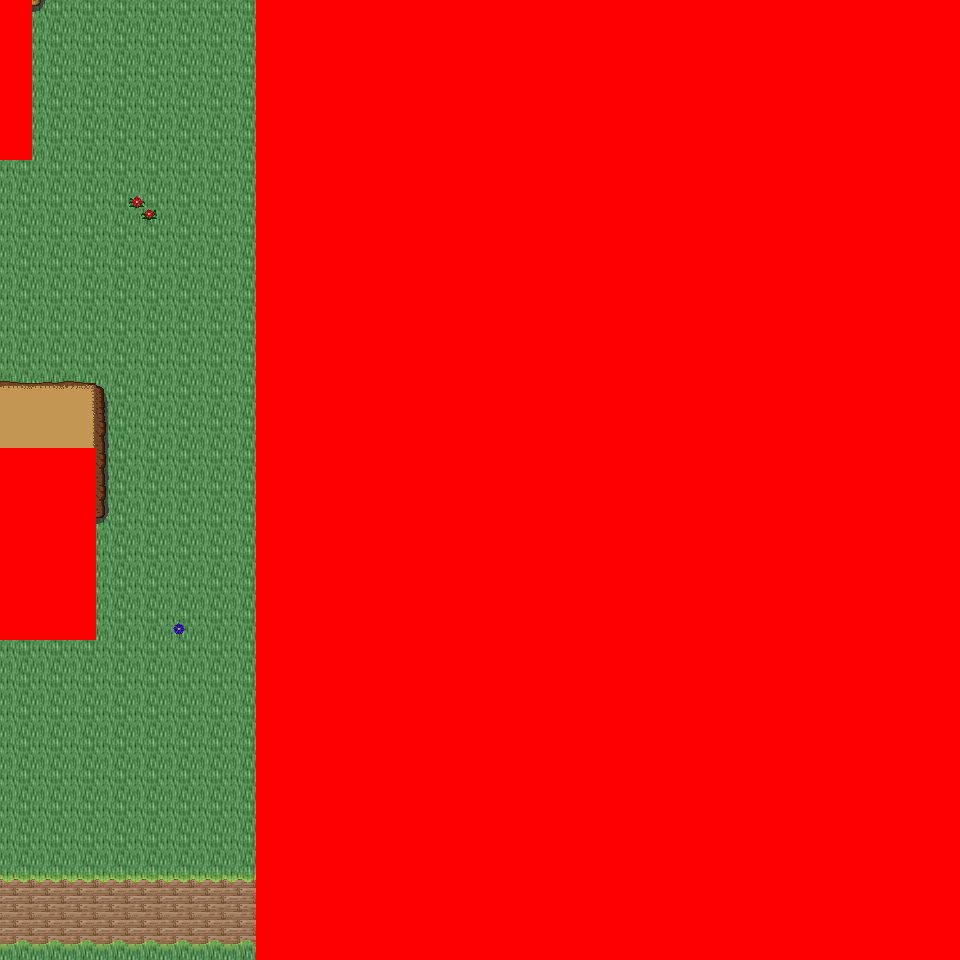

A 2D game scene composited from a Tiled map and its tileset images. What follows is a short description and the map's XML, with each tile layer's data collapsed to a summary:
An orthogonal 30x30 tile map with 32x32 px tiles, 6 tile layers (Ground, Object, Object2, Above, ...), 37 tilesets and 4 objects (4x mapchange).

<map version="1.0" orientation="orthogonal" renderorder="right-down" width="30" height="30" tilewidth="32" tileheight="32" nextobjectid="5">
  <tileset firstgid="1" name="tileset_logic_collision" tilewidth="32" tileheight="32" tilecount="1" columns="1">
    <image source="../drawable/tileset_logic_collision.png" width="32" height="32" />
  </tileset>
  <tileset firstgid="2" name="tileset_ground_ground" tilewidth="32" tileheight="32" tilecount="33" columns="3">
    <image source="../drawable/tileset_ground_ground.png" width="96" height="352" />
  </tileset>
  <tileset firstgid="35" name="tileset_building_castle" tilewidth="32" tileheight="32" tilecount="320" columns="20">
    <image source="../drawable/tileset_building_castle.png" width="640" height="512" />
  </tileset>
  <tileset firstgid="355" name="tileset_item_weapon_cannon" tilewidth="32" tileheight="32" tilecount="12" columns="3">
    <image source="../drawable/tileset_item_weapon_cannon.png" width="96" height="128" />
  </tileset>
  <tileset firstgid="367" name="tileset_item_pot_barrels_1" tilewidth="32" tileheight="32" tilecount="8" columns="4">
    <image source="../drawable/tileset_item_pot_barrels_1.png" width="128" height="64" />
  </tileset>
  <tileset firstgid="375" name="tileset_ground_water_pool" tilewidth="32" tileheight="32" tilecount="72" columns="3">
    <image source="../drawable/tileset_ground_water_pool.png" width="96" height="768" />
  </tileset>
  <tileset firstgid="447" name="tileset_ground_earth_edges" tilewidth="32" tileheight="32" tilecount="18" columns="6">
    <image source="../drawable/tileset_ground_earth_edges.png" width="192" height="96" />
  </tileset>
  <tileset firstgid="465" name="tileset_ground_grass_edges" tilewidth="32" tileheight="32" tilecount="36" columns="12">
    <image source="../drawable/tileset_ground_grass_edges.png" width="384" height="96" />
  </tileset>
  <tileset firstgid="501" name="tileset_ground_grass_corners" tilewidth="32" tileheight="32" tilecount="24" columns="6">
    <image source="../drawable/tileset_ground_grass_corners.png" width="192" height="128" />
  </tileset>
  <tileset firstgid="525" name="tileset_plant_tree_tree_darkgreen" tilewidth="32" tileheight="32" tilecount="88" columns="8">
    <image source="../drawable/tileset_plant_tree_tree_darkgreen.png" width="256" height="352" />
  </tileset>
  <tileset firstgid="613" name="tileset_plant_stump_stump_vertical" tilewidth="32" tileheight="32" tilecount="1" columns="1">
    <image source="../drawable/tileset_plant_stump_stump_vertical.png" width="32" height="32" />
  </tileset>
  <tileset firstgid="614" name="tileset_building_decoration_pool" tilewidth="32" tileheight="32" tilecount="9" columns="3">
    <image source="../drawable/tileset_building_decoration_pool.png" width="96" height="96" />
  </tileset>
  <tileset firstgid="623" name="tileset_plant_vine" tilewidth="32" tileheight="32" tilecount="3" columns="1">
    <image source="../drawable/tileset_plant_vine.png" width="32" height="96" />
  </tileset>
  <tileset firstgid="626" name="tileset_plant_flower_leafy_daisy_red" tilewidth="32" tileheight="32" tilecount="8" columns="2">
    <image source="../drawable/tileset_plant_flower_leafy_daisy_red.png" width="64" height="128" />
  </tileset>
  <tileset firstgid="634" name="tileset_plant_flower_daisy_blue" tilewidth="32" tileheight="32" tilecount="8" columns="2">
    <image source="../drawable/tileset_plant_flower_daisy_blue.png" width="64" height="128" />
  </tileset>
  <tileset firstgid="642" name="tileset_plant_flower_daisy_white" tilewidth="32" tileheight="32" tilecount="8" columns="2">
    <image source="../drawable/tileset_plant_flower_daisy_white.png" width="64" height="128" />
  </tileset>
  <tileset firstgid="650" name="tileset_plant_flower_leafy_daisy_yellow" tilewidth="32" tileheight="32" tilecount="8" columns="2">
    <image source="../drawable/tileset_plant_flower_leafy_daisy_yellow.png" width="64" height="128" />
  </tileset>
  <tileset firstgid="658" name="tileset_plant_flower_foxgloves" tilewidth="32" tileheight="32" tilecount="4" columns="2">
    <image source="../drawable/tileset_plant_flower_foxgloves.png" width="64" height="64" />
  </tileset>
  <tileset firstgid="662" name="tileset_plant_tree_locust_tree" tilewidth="32" tileheight="32" tilecount="20" columns="4">
    <image source="../drawable/tileset_plant_tree_locust_tree.png" width="128" height="160" />
  </tileset>
  <tileset firstgid="682" name="tileset_furniture_chair_bench_iron" tilewidth="32" tileheight="32" tilecount="4" columns="2">
    <image source="../drawable/tileset_furniture_chair_bench_iron.png" width="64" height="64" />
  </tileset>
  <tileset firstgid="686" name="tileset_item_statue_seahorse" tilewidth="32" tileheight="32" tilecount="12" columns="4">
    <image source="../drawable/tileset_item_statue_seahorse.png" width="128" height="96" />
  </tileset>
  <tileset firstgid="698" name="tileset_building_decoration_chimney_brown_stacks" tilewidth="32" tileheight="32" tilecount="2" columns="1">
    <image source="../drawable/tileset_building_decoration_chimney_brown_stacks.png" width="32" height="64" />
  </tileset>
  <tileset firstgid="700" name="tileset_plant_flower_small_flower_bed_2" tilewidth="32" tileheight="32" tilecount="12" columns="3">
    <image source="../drawable/tileset_plant_flower_small_flower_bed_2.png" width="96" height="128" />
  </tileset>
  <tileset firstgid="712" name="tileset_plant_flower_flower_bed_1" tilewidth="32" tileheight="32" tilecount="35" columns="7">
    <image source="../drawable/tileset_plant_flower_flower_bed_1.png" width="224" height="160" />
  </tileset>
  <tileset firstgid="747" name="tileset_plant_flower_pointed_yellow" tilewidth="32" tileheight="32" tilecount="2" columns="2">
    <image source="../drawable/tileset_plant_flower_pointed_yellow.png" width="64" height="32" />
  </tileset>
  <tileset firstgid="749" name="tileset_plant_flower_red_white" tilewidth="32" tileheight="32" tilecount="16" columns="4">
    <image source="../drawable/tileset_plant_flower_red_white.png" width="128" height="128" />
  </tileset>
  <tileset firstgid="765" name="tileset_building_decoration_chimney" tilewidth="32" tileheight="32" tilecount="2" columns="1">
    <image source="../drawable/tileset_building_decoration_chimney.png" width="32" height="64" />
  </tileset>
  <tileset firstgid="767" name="tileset_furniture_light_lamp_blue" tilewidth="32" tileheight="32" tilecount="3" columns="1">
    <image source="../drawable/tileset_furniture_light_lamp_blue.png" width="32" height="96" />
  </tileset>
  <tileset firstgid="770" name="tileset_plant_tree_fall_trees" tilewidth="32" tileheight="32" tilecount="40" columns="8">
    <image source="../drawable/tileset_plant_tree_fall_trees.png" width="256" height="160" />
  </tileset>
  <tileset firstgid="810" name="tileset_plant_leaves" tilewidth="32" tileheight="32" tilecount="8" columns="4">
    <image source="../drawable/tileset_plant_leaves.png" width="128" height="64" />
  </tileset>
  <tileset firstgid="818" name="tileset_plant_flower_planted_containers" tilewidth="32" tileheight="32" tilecount="16" columns="4">
    <image source="../drawable/tileset_plant_flower_planted_containers.png" width="128" height="128" />
  </tileset>
  <tileset firstgid="834" name="tileset_building_decoration_banner" tilewidth="32" tileheight="32" tilecount="12" columns="1">
    <image source="../drawable/tileset_building_decoration_banner.png" width="32" height="384" />
  </tileset>
  <tileset firstgid="846" name="tileset_building_cottage" tilewidth="32" tileheight="32" tilecount="256" columns="16">
    <image source="../drawable/tileset_building_cottage.png" width="512" height="512" />
  </tileset>
  <tileset firstgid="1102" name="tileset_building_door_doors" tilewidth="32" tileheight="32" tilecount="256" columns="16">
    <image source="../drawable/tileset_building_door_doors.png" width="512" height="512" />
  </tileset>
  <tileset firstgid="1358" name="tileset_building_roof_thatched_roof" tilewidth="32" tileheight="32" tilecount="256" columns="16">
    <image source="../drawable/tileset_building_roof_thatched_roof.png" width="512" height="512" />
  </tileset>
  <tileset firstgid="1614" name="tileset_building_window_windows" tilewidth="32" tileheight="32" tilecount="256" columns="16">
    <image source="../drawable/tileset_building_window_windows.png" width="512" height="512" />
  </tileset>
  <tileset firstgid="1870" name="tileset_ground_ground_3" tilewidth="32" tileheight="32" tilecount="5" columns="5">
    <image source="../drawable/tileset_ground_ground_3.png" width="160" height="32" />
  </tileset>
  <layer name="Ground" width="30" height="30">
    <data>[900 cells, 900 non-empty, 3 distinct tile ids]</data>
  </layer>
  <layer name="Object" width="30" height="30">
    <data>[900 cells, 330 non-empty, 32 distinct tile ids]</data>
  </layer>
  <layer name="Object2" width="30" height="30">
    <data>[900 cells, 15 non-empty, 5 distinct tile ids]</data>
  </layer>
  <layer name="Above" width="30" height="30">
    <data>[900 cells, 464 non-empty, 37 distinct tile ids]</data>
  </layer>
  <layer name="Above2" width="30" height="30">
    <data>[900 cells, 9 non-empty, 5 distinct tile ids]</data>
  </layer>
  <layer name="Walkable" width="30" height="30">
    <data>[900 cells, 683 non-empty, 1 distinct tile ids]</data>
  </layer>
  <objectgroup name="MapEvents">
    <object id="1" name="north" type="mapchange" x="32" y="0" width="224" height="32">
      <properties>
        <property name="map" value="0_ados_mountain_n2_w2_x3_y0" />
        <property name="place" value="south" />
      </properties>
    </object>
    <object id="2" name="south" type="mapchange" x="0" y="928" width="256" height="32">
      <properties>
        <property name="map" value="0_ados_mountain_n2_w2_x3_y2" />
        <property name="place" value="north" />
      </properties>
    </object>
    <object id="3" name="west" type="mapchange" x="0" y="160" width="32" height="288">
      <properties>
        <property name="map" value="0_ados_mountain_n2_w2_x2_y1" />
        <property name="place" value="east" />
      </properties>
    </object>
    <object id="4" name="west2" type="mapchange" x="0" y="640" width="32" height="320">
      <properties>
        <property name="map" value="0_ados_mountain_n2_w2_x2_y1" />
        <property name="place" value="east2" />
      </properties>
    </object>
  </objectgroup>
</map>
